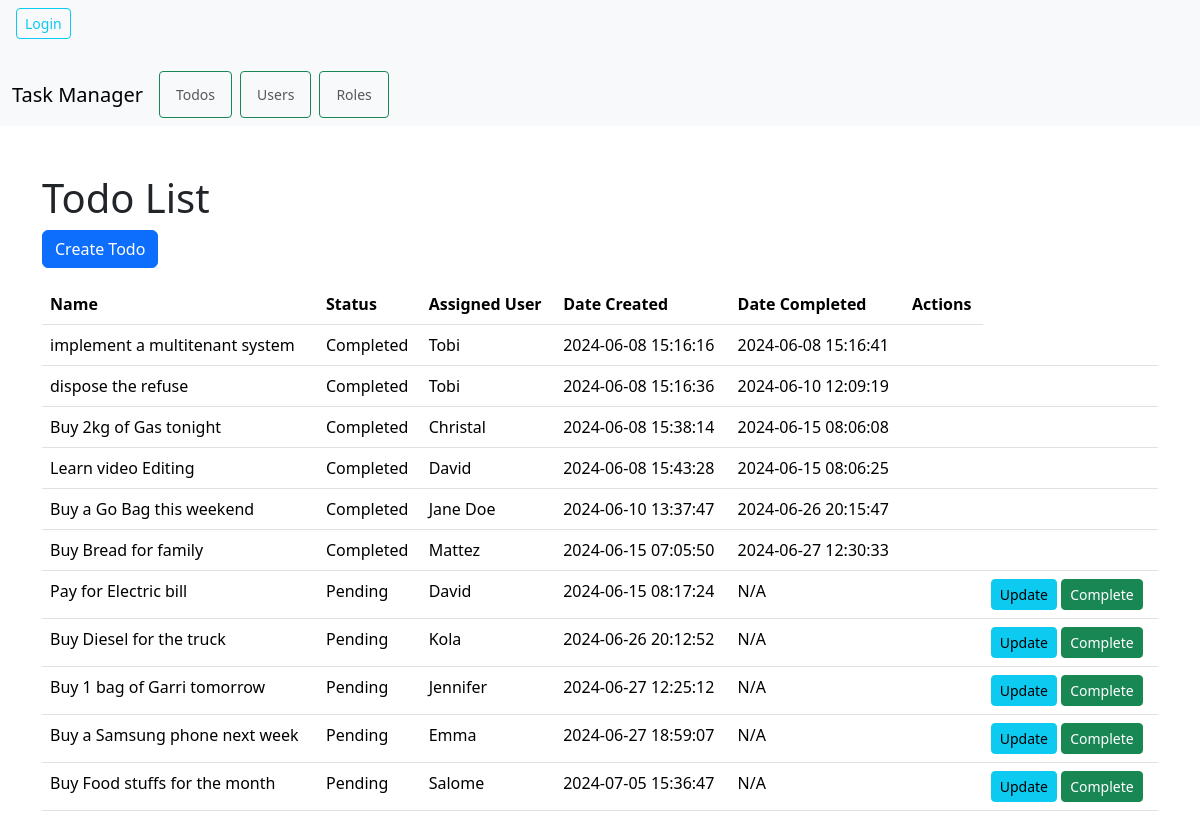
The page / on the database its author committed.
### tables this page shows
CREATE TABLE `todos` (
  `id` int UNSIGNED NOT NULL,
  `user_id` int DEFAULT NULL,
  `name` varchar(100) NOT NULL,
  `is_completed` tinyint(1) NOT NULL DEFAULT '0',
  `created_at` timestamp NOT NULL DEFAULT CURRENT_TIMESTAMP,
  `updated_at` timestamp NOT NULL DEFAULT CURRENT_TIMESTAMP,
  `completed_at` timestamp NULL DEFAULT NULL
);

CREATE TABLE `users` (
  `id` int NOT NULL,
  `name` varchar(255) NOT NULL,
  `email` varchar(255) NOT NULL,
  `password` varchar(255) NOT NULL,
  `status` enum('active','inactive') NOT NULL DEFAULT 'active',
  `created_at` timestamp NULL DEFAULT CURRENT_TIMESTAMP,
  `updated_at` timestamp NULL DEFAULT CURRENT_TIMESTAMP ON UPDATE CURRENT_TIMESTAMP,
  `role_id` int DEFAULT NULL
);

### todo.php (called while the page is built, shortened)
<?php
class Todo {
    private $name;
    private $is_completed;
    private $created_at;
    private $id;
    private $completed_at;
    private $user;
    public function __construct($conn, $name, $is_completed, $created_at, $updated_at, $id = null, $completed_at = null, $user_id = null, $user = null) {
        $this->name = $name;
        $this->is_completed = $is_completed;
        $this->created_at = $created_at;
        $this->id = $id;
        $this->completed_at = $completed_at;
        $this->user = $user;
    }
    public static function findAll($conn) {
        $sql = "SELECT * FROM todos";
        $result = $conn->query($sql);
        $todos = [];
        while ($row = $result->fetch_assoc()) {
            $user = User::find($conn, $row['user_id']);
            $todos[] = new self(
                $conn,
                $row['name'],
                $row['is_completed'],
                $row['created_at'],
                $row['updated_at'],
                $row['id'],
                $row['completed_at'],
                $row['user_id'],
                $user
            );
        }
        return $todos;
    }
    public function getUser(){
        return $this->user;
    }
    public function getId() {
        return $this->id;
    }
    public function getName() {
        return $this->name;
    }
    public function getIsCompleted() {
        return $this->is_completed;
    }
    public function getCreatedAt() {
        return $this->created_at;
    }
    public function getCompletedAt() {
        return $this->completed_at;
    }
}

### users.php (called while the page is built, shortened)
<?php
class User {
    private $name;
    public function __construct($conn, $name, $email, $password, $status, $role_id, $id = null) {
        $this->name = $name;
    }
    public function getName() {
        return $this->name;
    }
    public static function find($conn, $id) {
        $sql = "SELECT * FROM users WHERE id = ?";
        $statement = $conn->prepare($sql);
        $statement->bind_param("i", $id);
        $statement->execute();
        $result = $statement->get_result();
        if ($result->num_rows == 1) {
            $row = $result->fetch_assoc();
            $user = new User($conn, $row['name'], $row['email'], $row['password'], $row['status'], $row['role_id'], $row['id']);
            return $user;
        } else {
            return null;
        }
    }
}

### index.php (the view, shortened to what this page needs)
<?php
include 'Db.php';
include 'todo.php';
include 'users.php';
$todos = Todo::findAll($conn);
?>
<!DOCTYPE html>
<html>
<head>
    <link href="https://cdn.jsdelivr.net/npm/bootstrap@5.3.3/dist/css/bootstrap.min.css" rel="stylesheet">
</head>
<body>
    <?php include 'navbar.php'; ?>
    <div class="container mt-5">
        <h1>Todo List</h1>
        <a href="create.php" class="btn btn-primary mb-3">Create Todo</a>
        <table class="table">
            <thead>
                <tr>
                    <th>Name</th>
                    <th>Status</th>
                    <th>Assigned User</th>
                    <th>Date Created</th>
                    <th>Date Completed</th>
                    <th>Actions</th>
                </tr>
            </thead>
            <tbody>
                <?php foreach ($todos as $todo) {
                ?>
                    <tr>
                        <td><?php echo htmlspecialchars($todo->getName()); ?></td>
                        <td><?php echo $todo->getIsCompleted() ? 'Completed' : 'Pending'; ?></td>
                        <td><?php echo htmlspecialchars($todo->getUser() ? $todo->getUser()->getName() : 'Unassigned'); ?></td>
                        <td><?php echo htmlspecialchars($todo->getCreatedAt()); ?></td>
                        <td><?php echo htmlspecialchars($todo->getCompletedAt() ? date('Y-m-d H:i:s', strtotime($todo->getCompletedAt())) : 'N/A'); ?></td>
                        <td>
                        <td>
                            <?php if (!$todo->getIsCompleted()) { ?>
                                <a href="update.php?id=<?php echo $todo->getId(); ?>" class="btn btn-sm btn-info">Update</a>
                                <a href="complete.php?id=<?php echo $todo->getId(); ?>" class="btn btn-sm btn-success">Complete</a>
                            <?php } ?>
                        </td>
                    </tr>
                <?php } ?>
            </tbody>
        </table>
    </div>
</body>
</html>

### rows shown on the page
todos: name "implement a multitenant system", is_completed "Completed", user.name "Tobi", created_at "2024-06-08 15:16:16", completed_at "2024-06-08 15:16:41"
todos: name "dispose the refuse", is_completed "Completed", user.name "Tobi", created_at "2024-06-08 15:16:36", completed_at "2024-06-10 12:09:19"
todos: name "Buy 2kg of Gas tonight", is_completed "Completed", user.name "Christal", created_at "2024-06-08 15:38:14", completed_at "2024-06-15 08:06:08"
todos: name "Learn video Editing", is_completed "Completed", user.name "David", created_at "2024-06-08 15:43:28", completed_at "2024-06-15 08:06:25"
todos: name "Buy a Go Bag this weekend", is_completed "Completed", user.name "Jane Doe", created_at "2024-06-10 13:37:47", completed_at "2024-06-26 20:15:47"
todos: name "Buy Bread for family", is_completed "Completed", user.name "Mattez", created_at "2024-06-15 07:05:50", completed_at "2024-06-27 12:30:33"
todos: name "Pay for Electric bill", is_completed "Pending", user.name "David", created_at "2024-06-15 08:17:24", completed_at "N/A"
todos: name "Buy Diesel for the truck", is_completed "Pending", user.name "Kola", created_at "2024-06-26 20:12:52", completed_at "N/A"
todos: name "Buy 1 bag of Garri tomorrow", is_completed "Pending", user.name "Jennifer", created_at "2024-06-27 12:25:12", completed_at "N/A"
todos: name "Buy a Samsung phone next week", is_completed "Pending", user.name "Emma", created_at "2024-06-27 18:59:07", completed_at "N/A"
todos: name "Buy Food stuffs for the month", is_completed "Pending", user.name "Salome", created_at "2024-07-05 15:36:47", completed_at "N/A"
